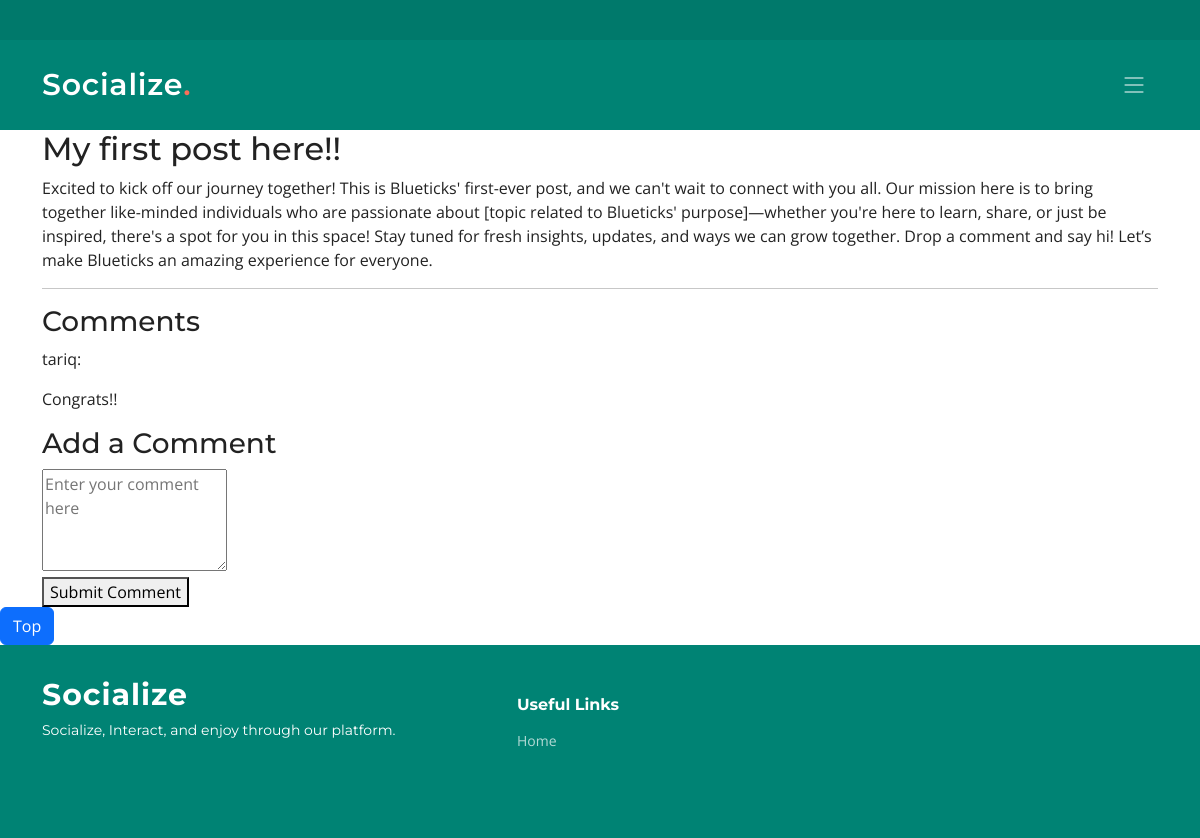
The app's page /post/1/ (signed in) with its own data.
### app1/models.py (models this page shows, shortened)
class Post(models.Model):
    title = models.CharField(max_length=200)
    content = models.TextField()
    timestamp = models.DateTimeField(auto_now_add=True)

class Comment(models.Model):
    post = models.ForeignKey(Post, related_name='comments', on_delete=models.CASCADE)
    user = models.ForeignKey(User, on_delete=models.CASCADE)
    content = models.TextField()
    timestamp = models.DateTimeField(auto_now_add=True)

### app1/views.py (the view)
# urls.py: path('post/<int:post_id>/', views.post_detail, name='post_detail'),
@login_required
@user_passes_test(is_normal_user)
def post_detail(request, post_id):
    post = get_object_or_404(Post, id=post_id)
    comments = post.comments.all()
    if request.method == 'POST':
        content = request.POST['content']
        Comment.objects.create(user=request.user, post=post, content=content)
        return redirect('post_detail', post_id=post.id)
    return render(request, 'post_details.html', {'post': post, 'comments': comments})

### app1/views.py (called while the page is built)
def is_normal_user(user):
    return not user.is_staff

### template/post_details.html (shortened to what this page needs)
{% extends "index.html" %}
{% load static %}
{% block body %}
    <div class="container">
        <h2>{{ post.title }}</h2>
        <p>{{ post.content }}</p>
        <hr>
        <h3>Comments</h3>
        {% if comments %}
            {% for comment in comments %}
                <div class="comment">
                    <p class="user">{{ comment.user.username }}:</p>
                    <p>{{ comment.content }}</p>
                </div>
            {% endfor %}
        {% else %}
            <p class="no-comments">No comments yet.</p>
        {% endif %}
        <h3>Add a Comment</h3>
        <form method="POST">
            <textarea name="content" rows="4" placeholder="Enter your comment here" required></textarea><br>
            <button type="submit">Submit Comment</button>
        </form>
    </div>
    <button onclick="topFunction()" id="myBtn" class="btn btn-primary" title="Go to top">Top</button>
</body>
{% endblock body %}

### template/index.html (shortened to what this page needs)
{% load static %}
{% include "base.html" %}
<body>
{% include "navbar.html" %}
   {% block body %}
   {% endblock body %}
{% include "footer.html" %}
</body>
</html>

### template/base.html (shortened to what this page needs)
{% load static %}
<!DOCTYPE html>
<html lang="en">
<head>
  <link href="{% static 'vendor/bootstrap/css/bootstrap.min.css' %}" rel="stylesheet">
<link href="{% static 'vendor/bootstrap-icons/bootstrap-icons.css' %}" rel="stylesheet">
<link href="{% static 'vendor/aos/aos.css' %}" rel="stylesheet">
<link href="{% static 'vendor/glightbox/css/glightbox.min.css' %}" rel="stylesheet">
<link href="{% static 'vendor/swiper/swiper-bundle.min.css' %}" rel="stylesheet">
<link href="{% static 'css/main.css' %}" rel="stylesheet">
</head>

### template/navbar.html (shortened to what this page needs)
{% load static %}
<section id="topbar" class="topbar d-flex align-items-center">
</section>
<header id="header" class="header d-flex align-items-center">
    <div class="container-fluid container-xl d-flex align-items-center justify-content-between">
        <a href="/" class="logo d-flex align-items-center">
            <h1>Socialize<span>.</span></h1>
        </a>
        <i class="mobile-nav-toggle mobile-nav-show bi bi-list"></i>
    </div>
</header>

### template/footer.html
{% load static %}
<footer id="footer" class="footer">
    <div class="container">
      <div class="row gy-4">
        <div class="col-lg-5 col-md-12 footer-info">
          <a href="index.html" class="logo d-flex align-items-center">
            <span>Socialize</span>
          </a>
          <p>Socialize, Interact, and enjoy through our platform.
          </p>
        </div>
        <div class="col-lg-2 col-6 footer-links">
          <h4>Useful Links</h4>
          <ul>
            <li><a href="#">Home</a></li>
          </ul>
        </div>
      </div>
    </div>
  </footer>

### static/css/main.css (style rules this page uses)
:root { --font-default: "Open Sans", system-ui, -apple-system, "Segoe UI", Roboto, "Helvetica Neue", Arial, "Noto Sans", "Liberation Sans", sans-serif, "Apple Color Emoji", "Segoe UI Emoji", "Segoe UI Symbol", "Noto Color Emoji"; --font-primary: "Montserrat", sans-serif; --font-secondary: "Poppins", sans-serif; }
:root { --color-default: #222222; --color-primary: #008374; --color-secondary: #f85a40; }
:root { scroll-behavior: smooth; }
body { font-family: var(--font-default); color: var(--color-default); }
a { color: var(--color-primary); text-decoration: none; }
h1, h2, h3, h4, h5, h6 { font-family: var(--font-primary); }
section { padding: 60px 0; overflow: hidden; scroll-margin-top: 70px; overflow: clip; }
.topbar { background: #00796b; height: 40px; font-size: 14px; transition: all 0.5s; color: #fff; padding: 0; }
.header { transition: all 0.5s; z-index: 997; height: 90px; background-color: var(--color-primary); }
.header .logo h1 { font-size: 30px; margin: 0; font-weight: 600; letter-spacing: 0.8px; color: #fff; font-family: var(--font-primary); }
.header .logo h1 span { color: #f96f59; }
@media (max-width: 1279px) { .mobile-nav-show { color: rgba(255, 255, 255, 0.6); font-size: 28px; cursor: pointer; line-height: 0; transition: 0.5s; z-index: 9999; margin-right: 10px; } }
.footer { font-size: 14px; background-color: var(--color-primary); padding: 50px 0; color: white; }
.footer .footer-info .logo { line-height: 0; margin-bottom: 25px; }
.footer .footer-info .logo span { font-size: 30px; font-weight: 700; letter-spacing: 1px; color: #fff; font-family: var(--font-primary); }
.footer .footer-info p { font-size: 14px; font-family: var(--font-primary); }
.footer h4 { font-size: 16px; font-weight: bold; position: relative; padding-bottom: 12px; }
.footer .footer-links { margin-bottom: 30px; }
.footer .footer-links ul { list-style: none; padding: 0; margin: 0; }
.footer .footer-links ul li { padding: 10px 0; display: flex; align-items: center; }
.footer .footer-links ul li:first-child { padding-top: 0; }
.footer .footer-links ul a { color: rgba(255, 255, 255, 0.7); transition: 0.3s; display: inline-block; line-height: 1; }

### records on screen
Post: title "My first post here!!", content "Excited to kick off our journey together! This is Blueticks' first-ever post, and we can't wait to connect with you all. Our mission here is to bring together like-minded individuals who are passionate about [topic related to Blueticks' purpose]—whether you're here to learn, share, or just be inspired, there's a spot for you in this space! Stay tuned for fresh insights, updates, and ways we can grow together. Drop a comment and say hi! Let’s make Blueticks an amazing experience for everyone."
Comment: user.username "tariq", content "Congrats!!"
